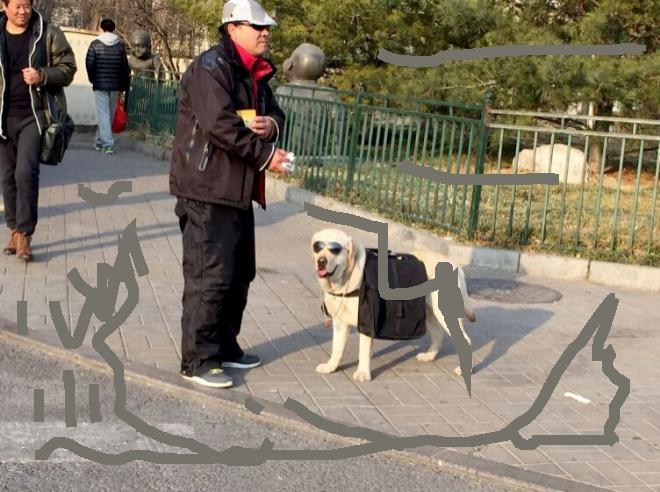
#> input picture inpainting_result/gl_input.jpg, 660 x 492 px
$ python patchTest.py
#> lines starting #> are read from the running program, lines starting #| are printed output that depends on the picture; after the words box and inside, x2 and y2 are one past the last pixel; in counts of white or black regions, pixels touching at a corner belong together
#coding:utf-8
# generative inpainting 修复过的图像会小4个像素
# 我需要找到小的4个像素的规则或者说resize 是否可以消除这4个像素的影响
import cv2

img = cv2.imread('../inpainting_result/gl_input.jpg')
#> img is the input picture: shape (492, 660, 3); mean B, G, R 105.3, 122, 131.4
mask = cv2.imread('../inpainting_upload/black_zero_mask.jpg')
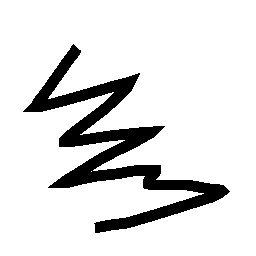
#> input picture inpainting_upload/black_zero_mask.jpg, 256 x 256 px
#> mask is the input picture: shape (256, 256, 3); min 0, max 255, mean 223.2

width = mask.shape[0]
#> width = 256
height = mask.shape[1]
#> height = 256
channel = mask.shape[2]
#> channel = 3

print(mask.shape)
#| (256, 256, 3)

for row in range(height):
  for col in range(width):
    if mask[col][row][0] < 10:
      for c in range(channel):
        img[col][row][c] = 255
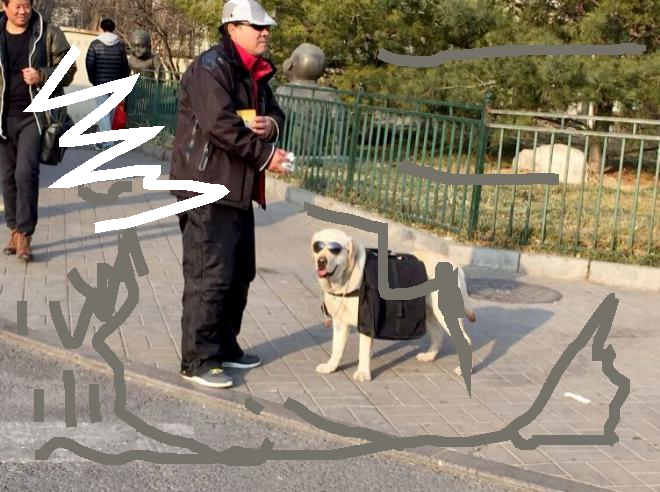
#> img: shape (492, 660, 3); 2.51% of pixels changed, all inside (x1, y1, x2, y2) = (23, 44, 230, 233)

cv2.imwrite('../inpainting_result/gl_input_white.jpg', img)
